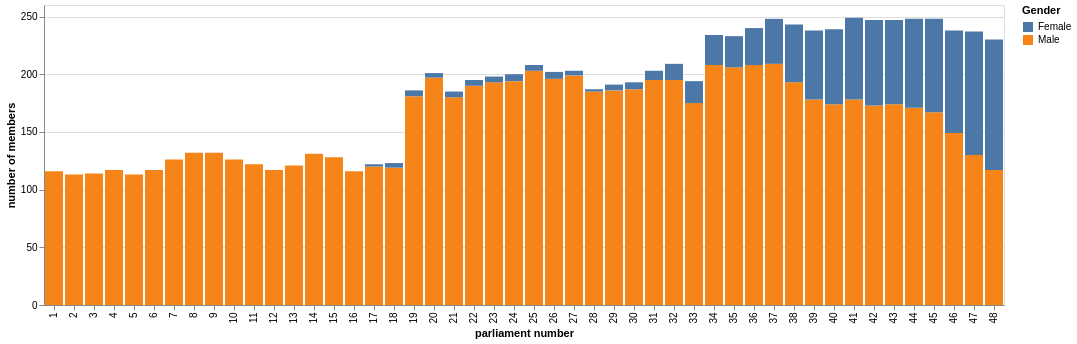

This figure's notebook cell:
### Markdown cell above
Every federal election results in a new 'parliament', and each parliament is given a consecutive number. So the very first parliamant was number `1`. The parliamentarians data includes a list of the parliaments that each member was a part of. We can use this to explore how the gender composition of the parliament has changed over time.

### Code cell
#| column: page-inset
#| label: fig-gender-parliaments
#| fig-cap: Gender breakdown by parliament (both houses combined)

# Explode to create a row for each parliament
df_parls = df.explode("RepresentedParliaments", ignore_index=True)

parl_gender_base = alt.Chart().mark_bar().encode(
    x=alt.X("parls:O").title("parliament number"),
    y=alt.Y("count:Q").title("number of members").stack(True),
    color="Gender",
    tooltip=[alt.Tooltip("parls", title="parliament"), alt.Tooltip("Gender", title="gender"), alt.Tooltip("count", title="number of members")]
).properties(width="container")

parl_gender = df_parls.value_counts(["Gender", "RepresentedParliaments"]).to_frame().reset_index()
parl_gender.columns = ["Gender", "parls", "count"]
parl_gender_chart = parl_gender_base.properties(data=parl_gender)

display(parl_gender_chart)

### Figure 1 — Vega-Lite specification as saved in the notebook (floating-point values rounded to 4 significant figures)
{"config": {"view": {"continuousWidth": 300, "continuousHeight": 300}}, "data": {"name": "data-8dbab7dae4826ab2fc46019b2b9c99f4"}, "mark": {"type": "bar"}, "encoding": {"color": {"field": "Gender", "type": "nominal"}, "tooltip": [{"field": "parls", "title": "parliament", "type": "quantitative"}, {"field": "Gender", "title": "gender", "type": "nominal"}, {"field": "count", "title": "number of members", "type": "quantitative"}], "x": {"field": "parls", "title": "parliament number", "type": "ordinal"}, "y": {"field": "count", "stack": true, "title": "number of members", "type": "quantitative"}}, "width": "container", "$schema": "https://vega.github.io/schema/vega-lite/v6.4.1.json", "datasets": {"data-8dbab7dae4826ab2fc46019b2b9c99f4": [{"Gender": "Male", "parls": 37, "count": 209}, {"Gender": "Male", "parls": 34, "count": 208}, {"Gender": "Male", "parls": 36, "count": 208}, {"Gender": "Male", "parls": 35, "count": 206}, {"Gender": "Male", "parls": 25, "count": 203}, {"Gender": "Male", "parls": 27, "count": 199}, {"Gender": "Male", "parls": 20, "count": 197}, {"Gender": "Male", "parls": 26, "count": 196}, {"Gender": "Male", "parls": 31, "count": 195}, {"Gender": "Male", "parls": 32, "count": 195}, {"Gender": "Male", "parls": 24, "count": 194}, {"Gender": "Male", "parls": 38, "count": 193}, {"Gender": "Male", "parls": 23, "count": 193}, {"Gender": "Male", "parls": 22, "count": 190}, {"Gender": "Male", "parls": 30, "count": 187}, {"Gender": "Male", "parls": 29, "count": 186}, {"Gender": "Male", "parls": 28, "count": 185}, {"Gender": "Male", "parls": 19, "count": 181}, {"Gender": "Male", "parls": 21, "count": 180}, {"Gender": "Male", "parls": 39, "count": 178}, {"Gender": "Male", "parls": 41, "count": 178}, {"Gender": "Male", "parls": 33, "count": 175}, {"Gender": "Male", "parls": 40, "count": 174}, {"Gender": "Male", "parls": 43, "count": 174}, {"Gender": "Male", "parls": 42, "count": 173}, {"Gender": "Male", "parls": 44, "count": 171}, {"Gender": "Male", "parls": 45, "count": 167}, {"Gender": "Male", "parls": 46, "count": 149}, {"Gender": "Male", "parls": 8, "count": 132}, {"Gender": "Male", "parls": 9, "count": 132}, {"Gender": "Male", "parls": 14, "count": 131}, {"Gender": "Male", "parls": 47, "count": 130}, {"Gender": "Male", "parls": 15, "count": 128}, {"Gender": "Male", "parls": 10, "count": 126}, {"Gender": "Male", "parls": 7, "count": 126}, {"Gender": "Male", "parls": 11, "count": 122}, {"Gender": "Male", "parls": 13, "count": 121}, {"Gender": "Male", "parls": 17, "count": 120}, {"Gender": "Male", "parls": 18, "count": 119}, {"Gender": "Male", "parls": 6, "count": 117}, {"Gender": "Male", "parls": 48, "count": 117}, {"Gender": "Male", "parls": 4, "count": 117}, {"Gender": "Male", "parls": 12, "count": 117}, {"Gender": "Male", "parls": 16, "count": 116}, {"Gender": "Male", "parls": 1, "count": 116}, {"Gender": "Male", "parls": 3, "count": 114}, {"Gender": "Male", "parls": 5, "count": 113}, {"Gender": "Female", "parls": 48, "count": 113}, {"Gender": "Male", "parls": 2, "count": 113}, {"Gender": "Female", "parls": 47, "count": 107}, {"Gender": "Female", "parls": 46, "count": 89}, {"Gender": "Female", "parls": 45, "count": 81}, {"Gender": "Female", "parls": 44, "count": 77}, {"Gender": "Female", "parls": 42, "count": 74}, {"Gender": "Female", "parls": 43, "count": 73}, {"Gender": "Female", "parls": 41, "count": 71}, {"Gender": "Female", "parls": 40, "count": 65}, {"Gender": "Female", "parls": 39, "count": 60}, {"Gender": "Female", "parls": 38, "count": 50}, {"Gender": "Female", "parls": 37, "count": 39}, {"Gender": "Female", "parls": 36, "count": 32}, {"Gender": "Female", "parls": 35, "count": 27}, {"Gender": "Female", "parls": 34, "count": 26}, {"Gender": "Female", "parls": 33, "count": 19}, {"Gender": "Female", "parls": 32, "count": 14}, {"Gender": "Female", "parls": 31, "count": 8}, {"Gender": "Female", "parls": 24, "count": 6}, {"Gender": "Female", "parls": 26, "count": 6}, {"Gender": "Female", "parls": 30, "count": 6}, {"Gender": "Female", "parls": 25, "count": 5}, {"Gender": "Female", "parls": 21, "count": 5}, {"Gender": "Female", "parls": 22, "count": 5}, {"Gender": "Female", "parls": 23, "count": 5}, {"Gender": "Female", "parls": 29, "count": 5}, {"Gender": "Female", "parls": 19, "count": 5}, {"Gender": "Female", "parls": 18, "count": 4}, {"Gender": "Female", "parls": 27, "count": 4}, {"Gender": "Female", "parls": 20, "count": 4}, {"Gender": "Female", "parls": 28, "count": 2}, {"Gender": "Female", "parls": 17, "count": 2}]}}
